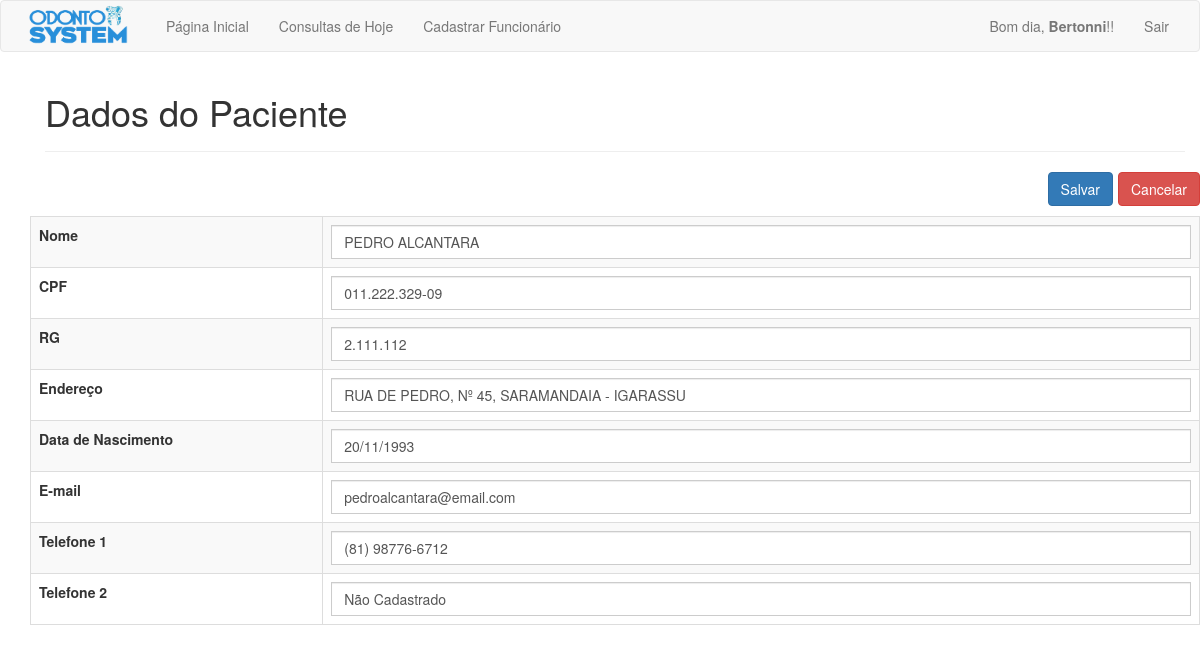
The app's page /php/editar_dados.php?id=17 (signed in) with its own data.
### tables this page shows
CREATE TABLE `pacientes` (
  `pac_id` int(11) NOT NULL,
  `pac_nome` varchar(100) NOT NULL,
  `pac_endereco` varchar(200) NOT NULL,
  `pac_rg` varchar(15) DEFAULT NULL,
  `pac_cpf` varchar(15) DEFAULT NULL,
  `pac_email` varchar(50) NOT NULL,
  `pac_data_nasc` date NOT NULL,
  `pac_telefone_1` varchar(15) NOT NULL,
  `pac_telefone_2` varchar(15) DEFAULT NULL
);

### php/editar_dados.php (the view, shortened to what this page needs)
<?php
require_once 'cabecalho.php';
$id = $_GET['id'];
$sql = "SELECT * FROM pacientes WHERE pac_id = '$id'";
$result = mysqli_query($connection, $sql);
$array = mysqli_fetch_array($result);
if(isLogged()) {
	?>
	<div class="container marketing">
		<div class="container theme-showcase" role="main">
			<div id="cadastro_pac" class="page-header">
				<h1>Dados do Paciente</h1>
			</div>
			<div class="row">
			<button class="btn btn-danger voltar" onClick="history.go(-1)">Cancelar</button>
			<form action="validar_edicao_pac.php" method="POST">
			<button class="btn btn-primary editar" type="submit">Salvar</a></button>
			<br></br>
				<table class='table table-striped table-bordered'>
					<tr>
						<td class='td_one'><b>Nome</b></td>
						<td><input type="text" class='form-control' name="nome" value="<?= $array['pac_nome'] ?>" size="20"></td>
					</tr>
					<tr>
						<td class='td_one'><b>CPF</b></td>
						<td><input type="text" class='form-control' name="cpf" value="<?= $array['pac_cpf'] ?>" size="20"></td>
					</tr>
					<tr>
						<td class='td_one'><b>RG</b></td>
						<td><input type="text" class='form-control' name="rg" value="<?= $array['pac_rg'] ?>" size="20"></td>
					</tr>
					<tr>
						<td class='td_one'><b>Endereço</b></td>
						<td><input type="text" class='form-control' name="endereco" value="<?= $array['pac_endereco'] ?>" size="20"></td>
					</tr>
					<tr>
						<td class='td_one'><b>Data de Nascimento</b></td>
						<?php
						echo "<td><input type='text' class='form-control' name='nasc' value='" . date_format(new DateTime($array['pac_data_nasc']), 'd/m/Y') . "' size='50'></td>";
						?>
					</tr>
					<tr>
						<td class='td_one'><b>E-mail</b></td>
						<td><input type="mail" class='form-control' name="email" value="<?= $array['pac_email'] ?>" size="20"></td>
					</tr>
					<tr>
						<td class='td_one'><b>Telefone 1</b></td>
						<td><input type="text" class='form-control' name="fone1" value="<?= $array['pac_telefone_1'] ?>" size="20"></td>
					</tr>
					<tr>
						<td class='td_one'><b>Telefone 2</b></td>
						<td><input type="text" class='form-control' name="fone2" value="<?= $array['pac_telefone_2'] ?>" size="20"></td>
					</tr>
				</table>
			</div>
		<?php
	}
	require_once 'rodape.php';
	?>

### css/meuEstilo.css (style rules this page uses)
.td_one { width: 25%; }
.voltar { margin-bottom: 10px; float: right; margin-left: 5px; }
.editar { float: right; }
.page-header { margin-top: 10px; }
.form-control { border-radius: 0; }

### records on screen
pacientes: nome "PEDRO ALCANTARA", cpf "011.222.329-09", rg "2.111.112", endereco "RUA DE PEDRO, Nº 45, SARAMANDAIA - IGARASSU", nasc "20/11/1993", email "pedroalcantara@email.com", fone1 "(81) 98776-6712", fone2 "Não Cadastrado"

### other values on screen
$resp "Bom dia"
$_SESSION['usuario'] "Bertonni"
